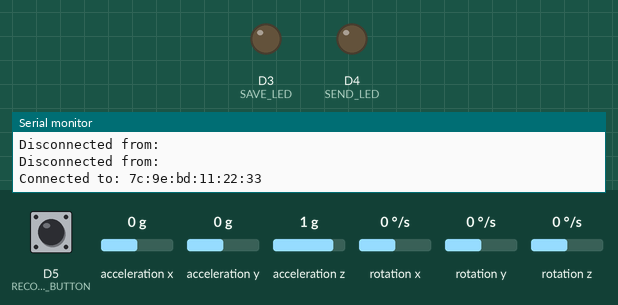
This sketch was run on a simulated Arduino Nano 33 BLE. Shown: output pins drawn as LEDs (lit = HIGH), the last lines printed to the serial monitor. Dashed ring = blinking. Inputs (shaded band) come from the test bench; at power-on: D5 (RECORD_BUTTON) LOW, acceleration x 0 g, acceleration y 0 g, acceleration z 1 g, rotation x 0 °/s, rotation y 0 °/s, rotation z 0 °/s. Nothing arrives over Bluetooth unless stated; a phone connects over Bluetooth LE 3 s after start.

Above: at 4.1 s.
4.2 s: D5 (RECORD_BUTTON) pulled HIGH for 0.15 s
At 4.6 s:
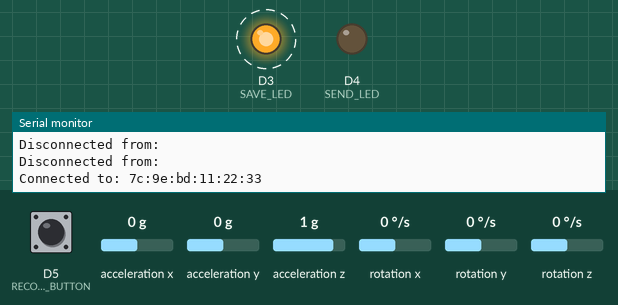
7.3 s: D5 (RECORD_BUTTON) pulled HIGH for 1 s
At 8.0 s:
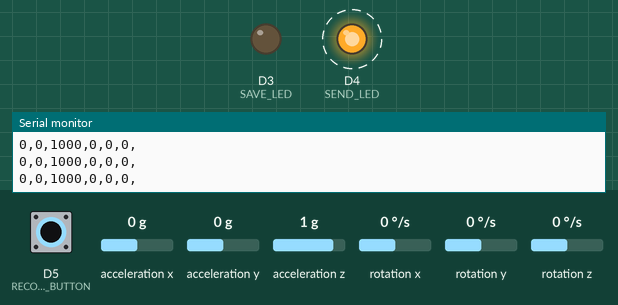
11.3 s: D5 (RECORD_BUTTON) pulled HIGH for 3.2 s
At 14.6 s:
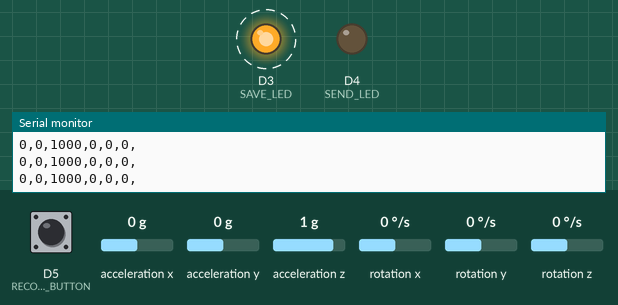
Timing chart, 0 to 16.1 s (numbered marks = the images above; inputs shaded):
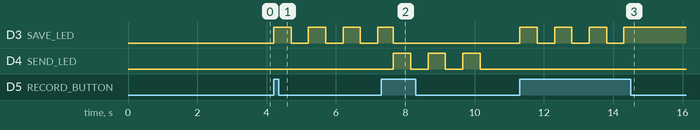

The sketch:

training.ino
```cpp
/**
* @file training.ino
*
* Firmware for the training device.
* Allows for training data collection in standard and live mode (depending on build config LIVE_MODE).
*
* @author Ralph Mukusa
* contact: ralph.mukusa@gmail.com
*
* version: 1.0
**/


/*----------------------------------------------------- INCLUDES --------------------------------------------------*/

#include <Arduino_LSM9DS1.h>
#include <ArduinoBLE.h>

/*----------------------------------------------------- GLOBALS ---------------------------------------------------*/

#define LIVE_MODE 1  // Continuous vs. single shot recording and uploading - latter is also when off-board processing

#define SAVE_LED 3
#define SEND_LED 4
#define RECORD_BUTTON 5

#if LIVE_MODE
const unsigned short totalSamples = 40;  // Send 40 samples at a time when in live streaming mode
#else
const unsigned short totalSamples = 480;  // Equates to ~4 second recording (119Hz sample rate) for collecting training data
#endif

const byte sampleLength = 6;  // No. of values in a single sample (9 if all, 6 w/o magnetometer)
const byte packetLength = 8;  // No. of samples in a single data packet
const unsigned short packetSize = sampleLength * packetLength * 4;  // No. of bytes in an entire packet
const unsigned short totalPackets = totalSamples/packetLength;  // TODO: Handle float result if developer is careless

byte sampleRates [3] = {0, 0, 0};

/* ------------------------------------------------------- BLE -----------------------------------------------------*/

BLEService dataReadyService("a34984b9-7b89-4553-aced-242a0b289bbc");
BLEBoolCharacteristic dataReadyChar("4174c433-4064-4349-bfa2-009a432a24a4", BLERead | BLENotify);

BLEService imuService("f9dd156e-f108-4139-925c-dd1f157cffa0");
BLECharacteristic imuChar("41277a1b-b4f8-4ddc-871a-db0dd23a3a31", BLERead | BLEIndicate, packetSize);

BLEService sendDataService("ab36b3d9-12e4-4922-ac94-8873e8252045");
BLEBoolCharacteristic sendDataChar("976aca21-135a-4dfa-b548-68308f7acceb", BLERead | BLEWrite);

BLEService startingStreamService("05b7f95e-0d89-43da-973c-3aa5a67b6031");
BLEBoolCharacteristic startingStreamChar("20b35680-9cf5-4f41-bde9-308abbc3c019", BLERead | BLENotify);

/* ------------------------------------------------------ SETUP ----------------------------------------------------*/
/**
* Arduino setup function. Runs on initial boot and resets.
**/
void setup() {
    pinMode(SAVE_LED, OUTPUT);
    pinMode(SEND_LED, OUTPUT);
    pinMode(RECORD_BUTTON, INPUT);

    Serial.begin(115200);

    if (!IMU.begin()) {
        Serial.println("Failed to initialise IMU");
        while (1);
    }
    else {
        sampleRates[0] = IMU.accelerationSampleRate();
        sampleRates[1] = IMU.gyroscopeSampleRate();
        sampleRates[2] = IMU.magneticFieldSampleRate();
    }

    if (!BLE.begin()) {
        Serial.println("Failed to initialise BT Module");
        while(1);
    }

    // Name device then add BLE Services and Characteristics
    BLE.setLocalName("FallDetector");
    BLE.setDeviceName("FallDetector");

    dataReadyService.addCharacteristic(dataReadyChar);
    imuService.addCharacteristic(imuChar);
    sendDataService.addCharacteristic(sendDataChar);
    startingStreamService.addCharacteristic(startingStreamChar);

    BLE.addService(dataReadyService);
    BLE.addService(imuService);
    BLE.addService(sendDataService);
    BLE.addService(startingStreamService);
    BLE.setAdvertisedService(dataReadyService);

    // Ask central to poll more frequently (1.25ms(6, 40)) given large payloads
    BLE.setConnectionInterval(0x0006, 0x0028);

    BLE.advertise();
}

/*----------------------------------------------------- MAIN LOOP --------------------------------------------------*/
/**
* Arduino main loop function.
**/
void loop() {
    // Inits
    long imuDataL [totalSamples][sampleLength];
    initialiseData(imuDataL);
    bool dataReady = 0;
    byte external_start = 0;  // Used for signalling a received start from the UI
    BLEDevice central = BLE.central();

    if (central) {
        Serial.print("Connected to: ");
        Serial.println(central.address());
        digitalWrite(LED_BUILTIN, HIGH);

        // Update characteristics
        dataReadyChar.writeValue(0);
        sendDataChar.writeValue(0);
        startingStreamChar.writeValue(0);

        while (central.connected()) {
            digitalWrite(SEND_LED, LOW);
            digitalWrite(SAVE_LED, LOW);

            sendDataChar.readValue(external_start);  // Check if start initiated through app
            delay(100);
            bool startStream = external_start || digitalRead(RECORD_BUTTON);  // Read pushbutton too

            if (LIVE_MODE && startStream) {
                liveStream(central, imuDataL);
            }
            else if (startStream) {
                // Indicate that device is recording using appropriate characteristic as well as 3s LED blink
                startingStreamChar.writeValue(1);
                blinkLED(SAVE_LED, 500, HIGH);
                dataReady = startSave(imuDataL);
                dataReadyChar.writeValue(dataReady); // Indicate if data is ready
                digitalWrite(SAVE_LED, LOW);

                if (dataReady) {
                    // Full packet recorded, send it to client
                    bool dataSent = sendData(imuDataL);  // TODO: What to do if somehow returns false

                    // Post upload re-inits
                    dataReadyChar.writeValue(0);
                    sendDataChar.writeValue(0);
                    startingStreamChar.writeValue(0);
                    digitalWrite(SEND_LED, LOW);
                    delay(100);
                }
            }
            else {
                delay(10);  // Not recording or streaming so just keep looping
            }
        }
    }

    // Client has disconnected
    digitalWrite(LED_BUILTIN, LOW);
    Serial.print("Disconnected from: ");
    Serial.println(central.address());
    delay(200);
}

/* ---------------------------------------------------- LIVE LOOP --------------------------------------------------*/

/**
 * Loop for maintaining a live stream.
 *
 * @param BLEDevice central: The BLE client for this server.
 * @param long** imuDataL: 2D array holding the scaled IMU readings.
**/
void liveStream(BLEDevice central, long imuDataL[][sampleLength]) {
    bool stopStream, dataSent, dataReady = 0;
    startingStreamChar.writeValue(1);  // Tell client the stream is about to start
    blinkLED(SAVE_LED, 500, HIGH);

    while (!stopStream && central.connected()) {
        dataSent = 0;
        dataReady = startSave(imuDataL);

        // Send data if packet ready
        if (dataReady) { dataSent = sendData(imuDataL); }

        // If packet not ready or user toggles recording off using button, stop stream
        if (!dataSent || digitalRead(RECORD_BUTTON)) {
            dataReadyChar.writeValue(0);
            sendDataChar.writeValue(0);
            startingStreamChar.writeValue(0);
            digitalWrite(SAVE_LED, LOW);
            break;
        }
        delay(10);
    }

    blinkLED(SEND_LED, 500, LOW);  // Blink red LED to signal end of stream
}

/* -------------------------------------------------- SUBROUTINES --------------------------------------------------*/


/**
 * Initialises a 2D long type array with all zeros.
 *
 * @param long** imuDataL: 2D array holding the scaled IMU readings.
**/
void initialiseData(long imuDataL[][sampleLength]) {
    for (int i = 0; i < totalSamples; i++) {
        for (int j = 0; j < sampleLength; j++) {
            imuDataL[i][j] = 0;
        }
    }
}


/**
 * Blinks an LED 3/4 times at the requested frequency.
 *
 * @param int LED: The digital pin number of the LED to be toggled.
 * @param int period: The blinking interval.
 * @param int end: The desired end state of the LED, either HIGH or LOW.
**/
void blinkLED(int LED, int period, int end) {
    // TODO: Sanity check input values
    int toggle = HIGH;
    for (int i = 0; i < 6; i++) {
        digitalWrite(LED, toggle);
        delay(period);
        toggle = !toggle;
    }
    digitalWrite(LED, end);
}


/**
 * Records the desired amount of IMU samples.
 *
 * @param long** imuDataL: 2D array holding the scaled IMU readings.
 * @return bool: Whether or not all samples were successfully recorded.
**/
bool startSave(long imuDataL[][sampleLength]) {
    // Inits
    const byte captureTimeSecs = 2;
    float imuDataF [totalSamples][sampleLength];  // IMU module saves as float
    bool success = 0;
    initialiseData(imuDataL);  // Initialise just in case this is being entered within connected loop

    unsigned short samplesRead = getVals(imuDataF);  // Read samples, total no. read will be returned here

    if (samplesRead == totalSamples) {
        if (!LIVE_MODE) {
            digitalWrite(SAVE_LED, LOW);
            digitalWrite(SEND_LED, HIGH);
        }

        success = saveData(imuDataF, imuDataL);  // Scale floats and copy to long array
        if (!success) { blinkLED(SAVE_LED, 50, LOW); }
    }
    return success;
}


/**
 * Reads the Acc and Gyro, storing the values in the passed array.
 *
 * @param float** dataOut: 2D float array where the IMU readings will be stored.
 * @return unsigned short: Number of samples successfully read.
**/
unsigned short getVals(float dataOut[][sampleLength]) {
    unsigned short sampleNo = 0;
    int minSamplePeriod = 1000/sampleRates[0];  // Cap read rate to ensure new samples will always be available

    while (sampleNo != totalSamples && IMU.accelerationAvailable() && IMU.gyroscopeAvailable()) {
        IMU.readAcceleration(dataOut[sampleNo][0], dataOut[sampleNo][1], dataOut[sampleNo][2]);
        IMU.readGyroscope(dataOut[sampleNo][3], dataOut[sampleNo][4], dataOut[sampleNo][5]);
        sampleNo++;
        // Serial.println(sampleNo);
        delay(minSamplePeriod);
    }

    Serial.println("Done");
    return sampleNo;
}


/**
 * Converts the float IMU readings into scaled longs and saves them in main data array.
 *
 * @param float** imuDataF: 2D float array holding the IMU readings as floats.
 * @param long** imuDataL: 2D float array holding the IMU readings as scaled longs.
 * @return bool: Whether or not all samples were successfully converted and copied.
**/
bool saveData(float imuDataF[][sampleLength], long imuDataL[][sampleLength]) {
    Serial.println("Saving data...");
    int totalRead = 0;

    for (int i = 0; i < totalSamples; i++) {
        for (int j = 0; j < sampleLength; j++) {
            float scaled = imuDataF[i][j] * 1000.0; // Scale floats
            imuDataL[i][j] = (long) scaled;
            totalRead++;
            Serial.print(imuDataL[i][j]);
            Serial.print(",");
        }
        Serial.println();
        // delay(10); for debug
    }

    // Serial.println(totalRead); for debug
    if (totalRead == (totalSamples*sampleLength)) {
        return 1;
    }
    else {
        return 0;
    }
}


/**
 * Uploads the IMU data via the imuChar characteristic one little endian packet at a time.
 *
 * @param long** imuDataL: 2D float array holding the IMU readings as scaled longs.
 * @return bool: Whether or not all samples were successfully uploaded.
**/
bool sendData(long imuDataL[][sampleLength]) {
    // Inits
    int totalSent = 0;
    bool success = 1;

    // Iterate over each acc/gyro value and pack into byte buffer - sends packet and loops when this is full
    for (int packetStart = 0; packetStart < totalSamples; packetStart += packetLength) {
        byte buff[packetSize];
        unsigned short offset = 0;

        for (int i = packetStart; i < (packetStart + packetLength); i++) {
            for (int j = 0; j < sampleLength; j++) {
                // For each individual acc/gyro value...
                byte shift = 0;

                // Pack the long value (of size 4 bytes) into buffer one byte at a time, little endian style.
                for (int k = 0; k < 4; k++) {
                    buff[k+offset] = (byte) (imuDataL[i][j] >> shift);  // Shift sought byte to lowest 8 bits and copy to buffer
                    shift += 8;
                }

                offset += 4;  // Ready for next 4 bytes that represent the next long
                totalSent++;
            }
        }

        // Attempt to send data packet and wait for indication of success from client
        int retries = 3;
        success = imuChar.writeValue(buff, packetSize);
        delay(5);

        // Re-try thrice if failed to write packet
        if(!success) {
            Serial.print("Failed to write sample: ");
            Serial.println(totalSent);
            delay(20);
            Serial.println("Re-trying");

            do {
                success = imuChar.writeValue(buff, packetSize);
                retries--;
                delay(50);
            } while (!success && (retries != 0));

            if (!success) { return 0; }
        }
    }

    if (success && (totalSent == (totalSamples*sampleLength))) {
        return 1;
    }
    else {
        return 0;
    }
}
```

Measured:
- after the input at 4.2 s, D3 (SAVE_LED): alternates HIGH for 0.50 s and LOW for 0.50 s, starting at once
- after the input at 7.3 s, D3 (SAVE_LED): HIGH → LOW after 0.36 s; D4 (SEND_LED): alternates HIGH for 0.50 s and LOW for 0.50 s, 6 changes in all, then stays LOW, starting after 0.36 s
- after the input at 11.3 s, D3 (SAVE_LED): alternates HIGH for 0.50 s and LOW for 0.50 s, 7 changes in all, then stays HIGH, starting at once
